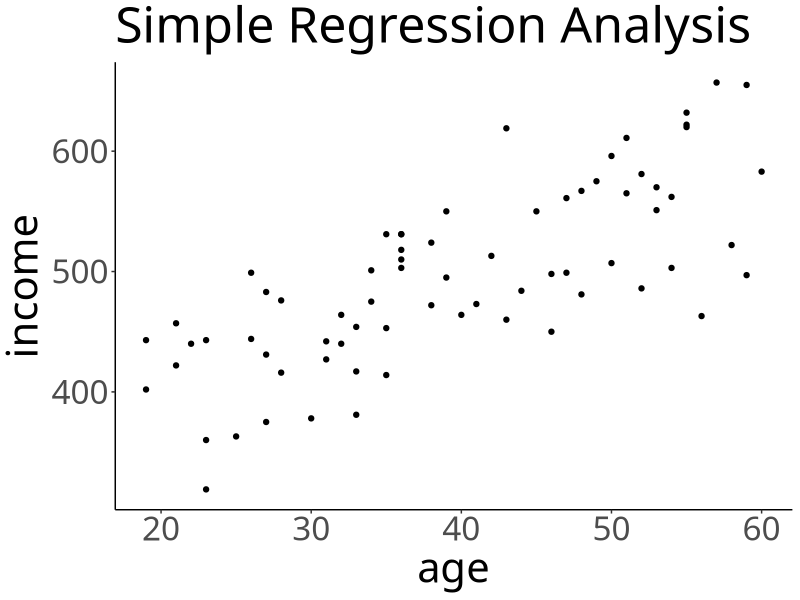
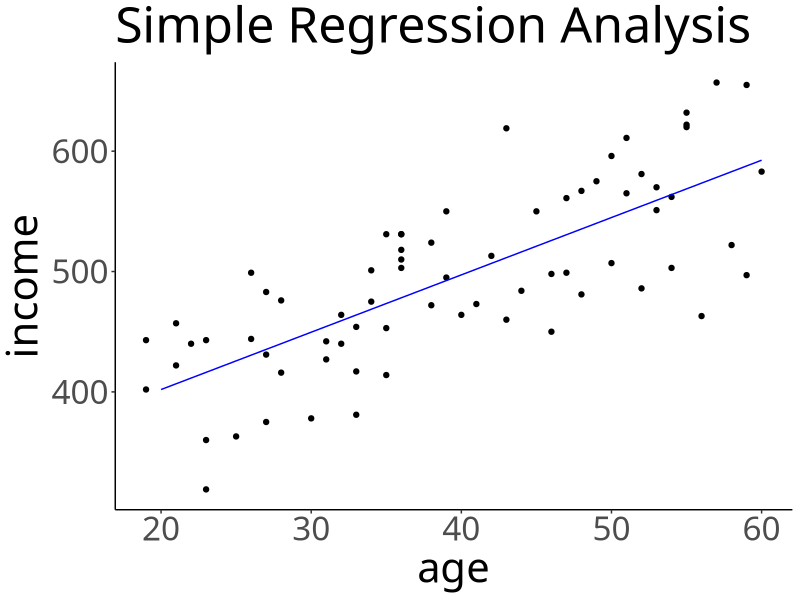

Write the R code that produced these figures, in order.
## ---- chunk 1
library(dplyr)
library(ggplot2)
## ---- chunk 2
set.seed(10)
age <- rnorm(100, 40, 20) 
err <- rnorm(100, 0, 50) 
income <- 5*age + 300 + err
data <-data.frame(age, income) %>%
  filter(18<age&age<60) %>%
  mutate(age=round(age), income=round(income))
data %>% head()
## ---- chunk 3
x <- seq(20,60,1)
ggplot()+
  geom_point(aes(data$age, data$income))+
  theme_classic(base_family = "HiraKakuPro-W3") +
  theme(text=element_text(size=30)) +
  labs(x="age", y="income", title="Simple Regression Analysis")
## ---- chunk 4
model <- lm(data=data, income~age)
summary(model)
## ---- chunk 5
x <- seq(20,60,1)
ggplot()+
  geom_point(aes(data$age, data$income))+
  theme_classic(base_family = "HiraKakuPro-W3") +
  theme(text=element_text(size=30)) +
  geom_line(aes(x, model$coefficients[2]*x+model$coefficients[1]), col="blue") +
  labs(x="age", y="income", title="Simple Regression Analysis")
